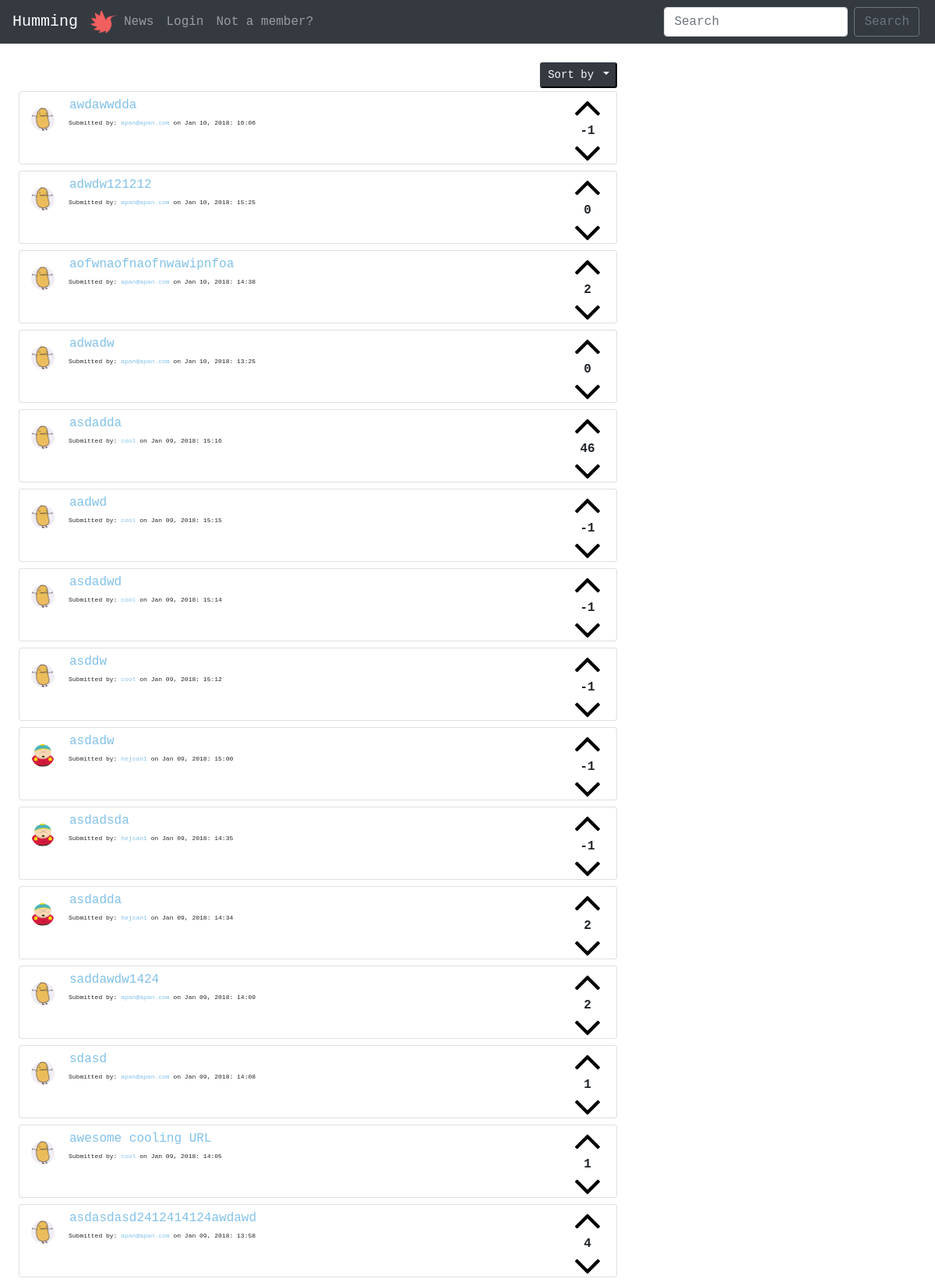
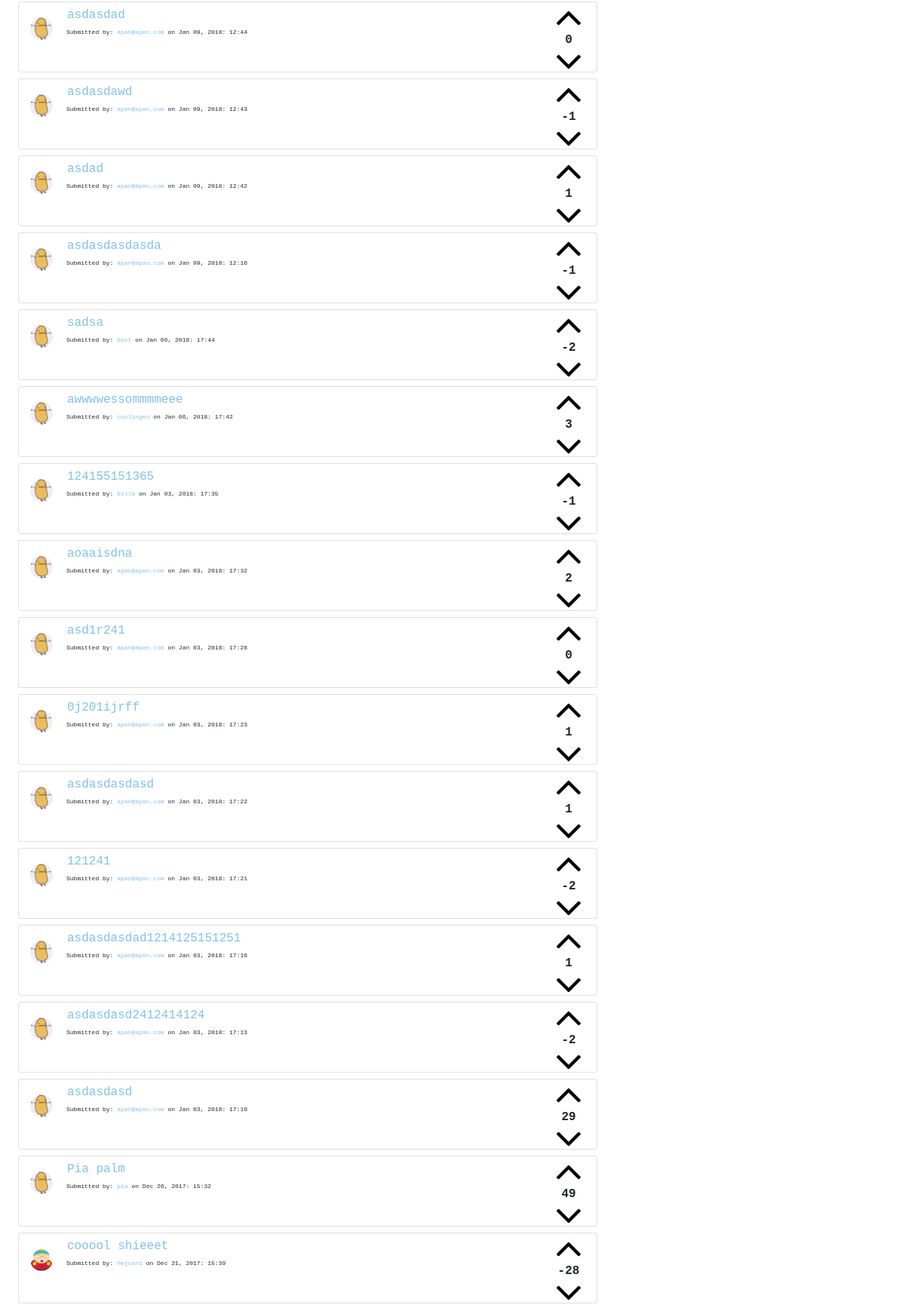
The page / (upper part) on the database its author committed (2 pictures, top to bottom).
### tables this page shows
CREATE TABLE "posts" (
	`title`	TEXT NOT NULL,
	`description`	TEXT NOT NULL,
	`url`	TEXT,
	`postID`	INTEGER NOT NULL PRIMARY KEY AUTOINCREMENT UNIQUE,
	`postdate`	INTEGER,
	`userID`	INTEGER,
	`voteDir`	INTEGER
);

CREATE TABLE "users" (
	`userID`	INTEGER PRIMARY KEY AUTOINCREMENT,
	`username`	VARCHAR NOT NULL UNIQUE,
	`email`	VARCHAR NOT NULL UNIQUE,
	`password`	VARCHAR NOT NULL,
	`bio`	VARCHAR,
	`picture`	VARCHAR
);

### index.php (called while the page is built)
<?php require __DIR__.'/viewings/header.php'; ?>
<?php require __DIR__.'/forum.php'; ?>
<?php require __DIR__.'/viewings/footer.php'; ?>

### php/functions.php (called while the page is built, shortened)
<?php
function posts($pdo) {
  $allPosts = "SELECT *
               FROM posts
               LEFT JOIN users
               ON posts.userID=users.userID
               ORDER BY postID DESC";
  $statement = $pdo->prepare($allPosts);
  $statement->execute();
  $resultPosts = $statement->fetchAll(PDO::FETCH_ASSOC);
  return $resultPosts;
}
function voteSum($pdo, $postID) {
  $voteSum =  "SELECT sum(voteDir)
               AS score
               FROM votes
               WHERE postID= :postID";
  $statement = $pdo->prepare($voteSum);
  $statement->bindParam(':postID', $postID, PDO::PARAM_INT);
  $statement->execute();
  $resultvoteSum = $statement->fetch(PDO::FETCH_ASSOC);
  return $resultvoteSum;
}

### forum.php (the view, shortened to what this page needs)
<div class="m-4">
  <?php $submits = posts($pdo) ?>
  <div class="col-sm-8 p-0">
    <div class="dropdown float-right mb-1 dropdownSize">
      <button class="btn-sm btn-dark text-light dropdown-toggle" type="button" id="dropdownMenu2" data-toggle="dropdown" aria-haspopup="true" aria-expanded="false">
        Sort by
      </button>
    </div>
  </div>
  <?php foreach($submits as $submit => $value):?>
    <div class="card col-sm-8 mt-2 pr-0">
      <div class="card-body pl-0 pt-1 pb-1">
        <div class="float-right voteFlex mb-1">
          <?php if (isset($_SESSION['users'])): ?>
            <button class="cursorPointer btn btn-link p-0 upvote" type="button" name="upvotes" data-dir="1" value="<?php echo $value['postID'] ?>">
              <img class="upvotes" src="images/up-arrow.png" alt="">
            </button>
          <?php else: ?>
            <a class="m-0" href="/registerform.php">
              <button class="cursorPointer btn btn-link p-0 m-0" type="button">
                <img class="upvotes" src="images/up-arrow.png" alt="">
              </button>
            </a>
          <?php endif; ?>
          <?php $voteSum = voteSum($pdo, $value['postID'])?>
          <p class="voteSums m-0 text-center font-weight-bold
          <?php if (isset($_SESSION['users'])) {
            foreach($voteDirs as $voteDir) {
              if ($voteDir['voteDir'] == 1 ) {
                echo "upVoteRed";}
                if ($voteDir['voteDir'] == -1 ) {
                  echo "downVoteBlue";}
                }
              }?>" name="voteSums">
              <?php if ($voteSum['score'] == null): ?>
                <?php echo "0"?>
              <?php else: echo $voteSum['score'] ?>
              <?php endif; ?>
            </p>
            <?php if (isset($_SESSION['users'])): ?>
              <button class="cursorPointer btn btn-link p-0 m-0 downvote" type="button" name="downvotes" data-dir="-1" value="<?php echo $value['postID'] ?>">
                <img class="downvotes" src="images/down-arrow.png" alt="">
              </button>
            <?php else: ?>
              <a class="m-0" href="/registerform.php">
                <button class="cursorPointer btn btn-link p-0" type="button">
                  <img class="downvotes" src="images/down-arrow.png" alt="">
                </button>
              </a>
            <?php endif; ?>
          </div>
          <a href="/php/allProfiles.php?id=<?php echo $value['userID']?>">
            <img class="float-left profilePicSubs mt-3 mr-3 " src=" <?php if(isset($value['picture'])): ?>
              <?php echo "../profileImages/".$value['picture']; ?>
            <?php else: echo "../profileImages/potato.jpg"; ?>
            <?php endif; ?>" alt="">
          </a>
          <blockquote class="blockquote mb-0 ml-4 pl-4 ">
            <form action="/commentsform.php" method="GET">
              <button class="btn btn-link m-0 p-0 pb-1 " type="submit" name="id" value="<?php echo $value['postID'] ?>">
                <a class="anchor-color" href="/commentsform.php"><p class="m-0"><?php echo $value['title'];?></p></a>
              </button>
            </form>
            <p class="mb-0 smallfont">
              Submitted by: <a class="anchor-color" href="/php/allProfiles.php?id=<?php echo $value['userID']?>"><?php echo $value['username']?></a> on <?php echo $value['postdate'] ?>
            </p>
          </blockquote>
        </div>
      </div>
    <?php endforeach; ?>
    <?php if (!isset($_SESSION['users'])): ?>
      <label>Want to comment or post a submit?</label><br>
    <?php endif; ?>
  </div>

### style/main.css (style rules this page uses)
* { font-family: monospace; }
.smallfont { font-size: 8px; }
.profilePicSubs { border-radius: 100px; height: 30px; width: 30px; }
.cursorPointer { cursor: pointer; }
.anchor-color { color: #81c1e9; }
.voteFlex { height: 80px; display: flex; flex-flow: column nowrap; justify-content: space-between; align-items: center; }
.voteSums { font-size: 16px; display: block; }

### rows shown on the page
posts: score "-1", $value['postID'] 67 (drawn), title "awdawwdda", userID.username "apan@apan.com", postdate "Jan 10, 2018: 16:06"
posts: score "0", $value['postID'] 66 (drawn), title "adwdw121212", userID.username "apan@apan.com", postdate "Jan 10, 2018: 15:25"
posts: score "2", $value['postID'] 65 (drawn), title "aofwnaofnaofnwawipnfoa", userID.username "apan@apan.com", postdate "Jan 10, 2018: 14:38"
posts: score "0", $value['postID'] 64 (drawn), title "adwadw", userID.username "apan@apan.com", postdate "Jan 10, 2018: 13:25"
posts: score "46", $value['postID'] 60 (drawn), title "asdadda", userID.username "cool", postdate "Jan 09, 2018: 15:16"
posts: score "-1", $value['postID'] 59 (drawn), title "aadwd", userID.username "cool", postdate "Jan 09, 2018: 15:15"
posts: score "-1", $value['postID'] 58 (drawn), title "asdadwd", userID.username "cool", postdate "Jan 09, 2018: 15:14"
posts: score "-1", $value['postID'] 57 (drawn), title "asddw", userID.username "cool", postdate "Jan 09, 2018: 15:12"
posts: score "-1", userID.picture (picture), $value['postID'] 55 (drawn), title "asdadw", userID.username "hejsan1", postdate "Jan 09, 2018: 15:00"
posts: score "-1", userID.picture (picture), $value['postID'] 52 (drawn), title "asdadsda", userID.username "hejsan1", postdate "Jan 09, 2018: 14:35"
posts: score "2", userID.picture (picture), $value['postID'] 51 (drawn), title "asdadda", userID.username "hejsan1", postdate "Jan 09, 2018: 14:34"
posts: score "2", $value['postID'] 50 (drawn), title "saddawdw1424", userID.username "apan@apan.com", postdate "Jan 09, 2018: 14:09"
posts: score "1", $value['postID'] 49 (drawn), title "sdasd", userID.username "apan@apan.com", postdate "Jan 09, 2018: 14:08"
posts: score "1", $value['postID'] 48 (drawn), title "awesome cooling URL", userID.username "cool", postdate "Jan 09, 2018: 14:05"
posts: score "4", $value['postID'] 47 (drawn), title "asdasdasd2412414124awdawd", userID.username "apan@apan.com", postdate "Jan 09, 2018: 13:58"
posts: score "0", $value['postID'] 46 (drawn), title "asdasdad", userID.username "apan@apan.com", postdate "Jan 09, 2018: 12:44"
posts: score "-1", $value['postID'] 45 (drawn), title "asdasdawd", userID.username "apan@apan.com", postdate "Jan 09, 2018: 12:43"
posts: score "1", $value['postID'] 44 (drawn), title "asdad", userID.username "apan@apan.com", postdate "Jan 09, 2018: 12:42"
posts: score "-1", $value['postID'] 43 (drawn), title "asdasdasdasda", userID.username "apan@apan.com", postdate "Jan 09, 2018: 12:16"
posts: score "-2", $value['postID'] 41 (drawn), title "sadsa", userID.username "bast", postdate "Jan 06, 2018: 17:44"
posts: score "3", $value['postID'] 39 (drawn), title "awwwwessommmmeee", userID.username "coolingen", postdate "Jan 06, 2018: 17:42"
posts: score "-1", $value['postID'] 38 (drawn), title "124155151365", userID.username "kolla", postdate "Jan 03, 2018: 17:35"
posts: score "2", $value['postID'] 37 (drawn), title "aoaaisdna", userID.username "apan@apan.com", postdate "Jan 03, 2018: 17:32"
posts: score "0", $value['postID'] 36 (drawn), title "asd1r241", userID.username "apan@apan.com", postdate "Jan 03, 2018: 17:28"
posts: score "1", $value['postID'] 35 (drawn), title "0j201ijrff", userID.username "apan@apan.com", postdate "Jan 03, 2018: 17:23"
posts: score "1", $value['postID'] 34 (drawn), title "asdasdasdasd", userID.username "apan@apan.com", postdate "Jan 03, 2018: 17:22"
posts: score "-2", $value['postID'] 33 (drawn), title "121241", userID.username "apan@apan.com", postdate "Jan 03, 2018: 17:21"
posts: score "1", $value['postID'] 32 (drawn), title "asdasdasdad1214125151251", userID.username "apan@apan.com", postdate "Jan 03, 2018: 17:16"
posts: score "-2", $value['postID'] 31 (drawn), title "asdasdasd2412414124", userID.username "apan@apan.com", postdate "Jan 03, 2018: 17:13"
posts: score "29", $value['postID'] 30 (drawn), title "asdasdasd", userID.username "apan@apan.com", postdate "Jan 03, 2018: 17:10"
posts: score "49", $value['postID'] 14 (drawn), title "Pia palm", userID.username "pia", postdate "Dec 26, 2017: 15:32"
posts: score "-28", userID.picture (picture), $value['postID'] 13 (drawn), title "cooool shieeet", userID.username "hejsan1", postdate "Dec 21, 2017: 15:39"
